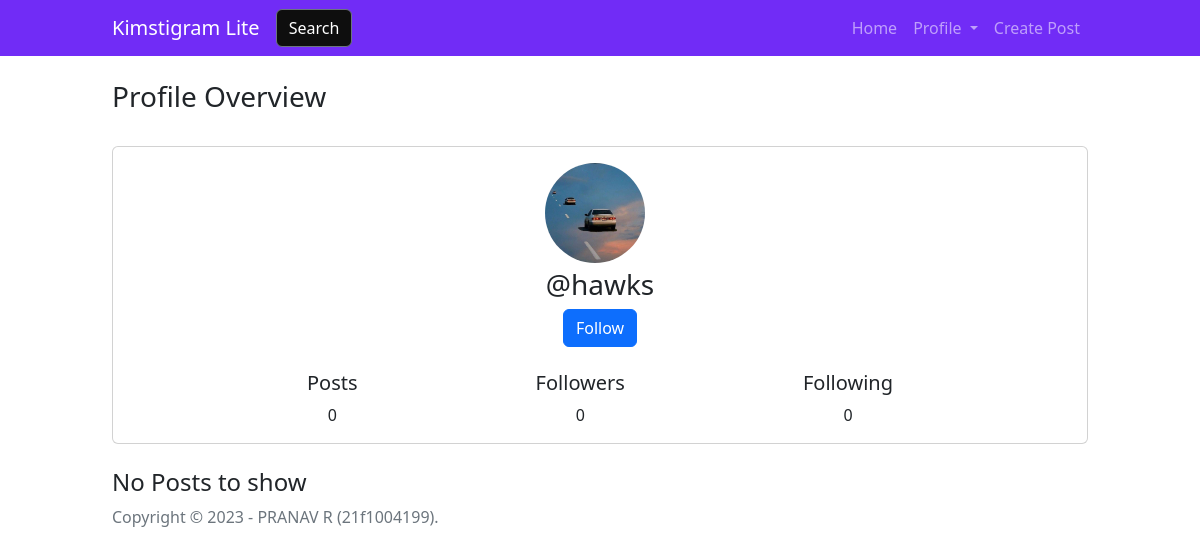
The app's page /user/hawks (signed in) with its own data.
### website/models.py (models this page shows, shortened)
class user(db.Model, UserMixin):
    id = db.Column(db.Integer, primary_key=True)
    email = db.Column(db.String(120), unique=True)
    username = db.Column(db.String(50), unique=True)
    password = db.Column(db.String(120))
    profile_pic = db.Column(db.String(20), default='/static/profile_pic/spt.jpg')
    date_created = db.Column(MyDateTime, default=((dt.datetime.utcnow() + dt.timedelta(hours=5, minutes=30)).strftime('%d-%b-%y %H:%M:%S')))
    posts = db.relationship('post', backref='author')
    followed = db.relationship(
        'user', secondary=followers,
        primaryjoin=(followers.c.follower_id == id),
        secondaryjoin=(followers.c.followed_id == id),
        backref=db.backref('followers', lazy='dynamic'), lazy='dynamic')
    def is_following(self, User):
        return self.followed.filter(
            followers.c.followed_id == User.id).count() > 0

### website/views.py (the view)
@views.route("/user/<username>")
@flask_login.login_required
def profile(username):
    User = user.query.filter_by(username=username).first()
    if not User:
        flash("Profile does not exist.", 'error')
        return redirect(url_for("views.home"))
    posts = User.posts
    profile_pic = url_for('static', filename='profile_pic/' + flask_login.current_user.profile_pic)
    return render_template("profile.html", User=User, user=flask_login.current_user, posts=posts, username=username, lezn=len(posts), profile_pic=profile_pic)

### website/__init__.py (called while the page is built)
def create_app():
    app = Flask(__name__)
    app.config['SECRET_KEY'] = "helloworld"
    app.config['SQLALCHEMY_DATABASE_URI'] = 'sqlite:///'+DB_NAME
    app.config['UPLOAD_FOLDER'] = UPLOAD_FOLDER
    db.init_app(app)
    from .views import views
    from .auth import auth
    app.register_blueprint(views, url_prefix="/")
    app.register_blueprint(auth, url_prefix="/")
    create_database(app)
    from .models import user, post
    login_manager = LoginManager()
    login_manager.login_view = "auth.login"
    login_manager.init_app(app)
    login_manager.login_message = 'You Must Login to Access the Blog!'
    @login_manager.user_loader
    def load_user(id):
        return user.query.get(int(id))
    return app

### website/templates/profile.html (shortened to what this page needs)
{% extends "common.html" %}
{% block content %}
<h3>Profile Overview</h3>
<div class="card w-100">
  <div align='center' class="card-body">
    <div class="media">
      <img class="rounded-circle account-img" src="{{User.profile_pic}}">
      <div class="align-self-center"><h3>@{{username}}</h3></div>
      {% if user.id == User.id %}
      <a href="/edituser/{{User.id}}" class="btn btn-outline-secondary">Edit Profile</a>
      <button type="button" class="btn btn-outline-danger"><a data-bs-toggle="modal" data-bs-target="#deleteModal">Delete</a></button>
    <div class="modal fade " id="deleteModal" tabindex="-1" aria-labelledby="deleteModal" aria-hidden="true">
      <div class="modal-dialog modal-dialog-centered">
        <div class="modal-content">
          <div class="modal-header">
            <h1 class="modal-title fs-5" id="exampleModalLabel">Delete account</h1>
            <button type="button" class="btn-close" data-bs-dismiss="modal" aria-label="Close"></button>
          </div>
          <div class="modal-body">
            Are you sure you want to delete the account?
          </div>
          <div class="modal-footer">
            <button type="button" class="btn btn-secondary" data-bs-dismiss="modal">Close</button>
            <a href="/deleteuser/{{User.id}}"><button type="button" class="btn btn-danger">Delete</button></a>
          </div>
        </div>
      </div>
    </div>
      {% elif not current_user.is_following(User) %}
      <a href="/follow/{{User.username}}" class="btn btn-primary">Follow</a>
      {% else %}
      <a href="/unfollow/{{User.username}}" class="btn btn-outline-secondary">Unfollow</a>
      {% endif %}
    </div>
    <div class="d-flex justify-content-evenly">
    <div>
    <h5 class="card-title">Posts</h5>
    <p class="card-text">{{lezn}}</p>
    </div>
    <div>
      <h5 class="card-title">Followers</h5>
      <p class="card-text">{{ User.followers.count() }}</p>
      </div>
    <div>
        <h5 class="card-title">Following</h5>
        <p class="card-text">{{ User.followed.count() }}</p>
        </div>
    </div>
  </div>
</div>
{% if lezn == 0 %}
<h4>No Posts to show</h4>
{% endif %}
{% endblock %}

### website/templates/profile.html (style rules this page uses)
.account-img { margin-right: 10px; margin-bottom: 5px; width: 100px; height: 100px; }

### records on screen
user: profile_pic (picture), username "hawks"

### other values on screen
{{ lezn }} "0"
{{ User.followers.count() }} "0"
{{ User.followed.count() }} "0"
